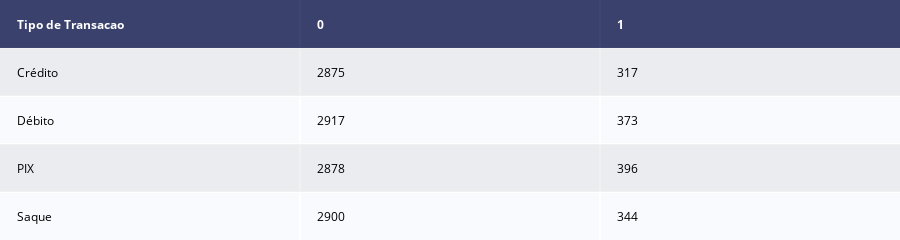

Notebook code cell kept with this figure:
### Code cell
crosstab_transacoes = pd.crosstab(df_transacoes['Tipo de Transacao'], 
                                  df_transacoes['Classe'])
tabela_formatada = ff.create_table(crosstab_transacoes.reset_index())
tabela_formatada.show()

### Figure 1 — Plotly figure (JSON) as saved in the notebook; plotly's stock layout.template omitted (floating-point values rounded to 4 significant figures)
{"data": [{"colorscale": [[0, "#00083e"], [0.5, "#ededee"], [1, "#ffffff"]], "hoverinfo": "none", "opacity": 0.75, "showscale": false, "type": "heatmap", "z": [[0, 0, 0], [0.5, 0.5, 0.5], [1, 1, 1], [0.5, 0.5, 0.5], [1, 1, 1]]}], "layout": {"annotations": [{"align": "left", "font": {"color": "#ffffff"}, "showarrow": false, "text": "<b>Tipo de Transacao</b>", "x": -0.45, "xanchor": "left", "xref": "x", "y": 0, "yref": "y"}, {"align": "left", "font": {"color": "#ffffff"}, "showarrow": false, "text": "<b>0</b>", "x": 0.55, "xanchor": "left", "xref": "x", "y": 0, "yref": "y"}, {"align": "left", "font": {"color": "#ffffff"}, "showarrow": false, "text": "<b>1</b>", "x": 1.55, "xanchor": "left", "xref": "x", "y": 0, "yref": "y"}, {"align": "left", "font": {"color": "#000000"}, "showarrow": false, "text": "Crédito", "x": -0.45, "xanchor": "left", "xref": "x", "y": 1, "yref": "y"}, {"align": "left", "font": {"color": "#000000"}, "showarrow": false, "text": "2875", "x": 0.55, "xanchor": "left", "xref": "x", "y": 1, "yref": "y"}, {"align": "left", "font": {"color": "#000000"}, "showarrow": false, "text": "317", "x": 1.55, "xanchor": "left", "xref": "x", "y": 1, "yref": "y"}, {"align": "left", "font": {"color": "#000000"}, "showarrow": false, "text": "Débito", "x": -0.45, "xanchor": "left", "xref": "x", "y": 2, "yref": "y"}, {"align": "left", "font": {"color": "#000000"}, "showarrow": false, "text": "2917", "x": 0.55, "xanchor": "left", "xref": "x", "y": 2, "yref": "y"}, {"align": "left", "font": {"color": "#000000"}, "showarrow": false, "text": "373", "x": 1.55, "xanchor": "left", "xref": "x", "y": 2, "yref": "y"}, {"align": "left", "font": {"color": "#000000"}, "showarrow": false, "text": "PIX", "x": -0.45, "xanchor": "left", "xref": "x", "y": 3, "yref": "y"}, {"align": "left", "font": {"color": "#000000"}, "showarrow": false, "text": "2878", "x": 0.55, "xanchor": "left", "xref": "x", "y": 3, "yref": "y"}, {"align": "left", "font": {"color": "#000000"}, "showarrow": false, "text": "396", "x": 1.55, "xanchor": "left", "xref": "x", "y": 3, "yref": "y"}, {"align": "left", "font": {"color": "#000000"}, "showarrow": false, "text": "Saque", "x": -0.45, "xanchor": "left", "xref": "x", "y": 4, "yref": "y"}, {"align": "left", "font": {"color": "#000000"}, "showarrow": false, "text": "2900", "x": 0.55, "xanchor": "left", "xref": "x", "y": 4, "yref": "y"}, {"align": "left", "font": {"color": "#000000"}, "showarrow": false, "text": "344", "x": 1.55, "xanchor": "left", "xref": "x", "y": 4, "yref": "y"}], "height": 200, "margin": {"b": 0, "l": 0, "r": 0, "t": 0}, "xaxis": {"dtick": 1, "gridwidth": 2, "showticklabels": false, "tick0": -0.5, "ticks": "", "zeroline": false}, "yaxis": {"autorange": "reversed", "dtick": 1, "gridwidth": 2, "showticklabels": false, "tick0": 0.5, "ticks": "", "zeroline": false}}}
